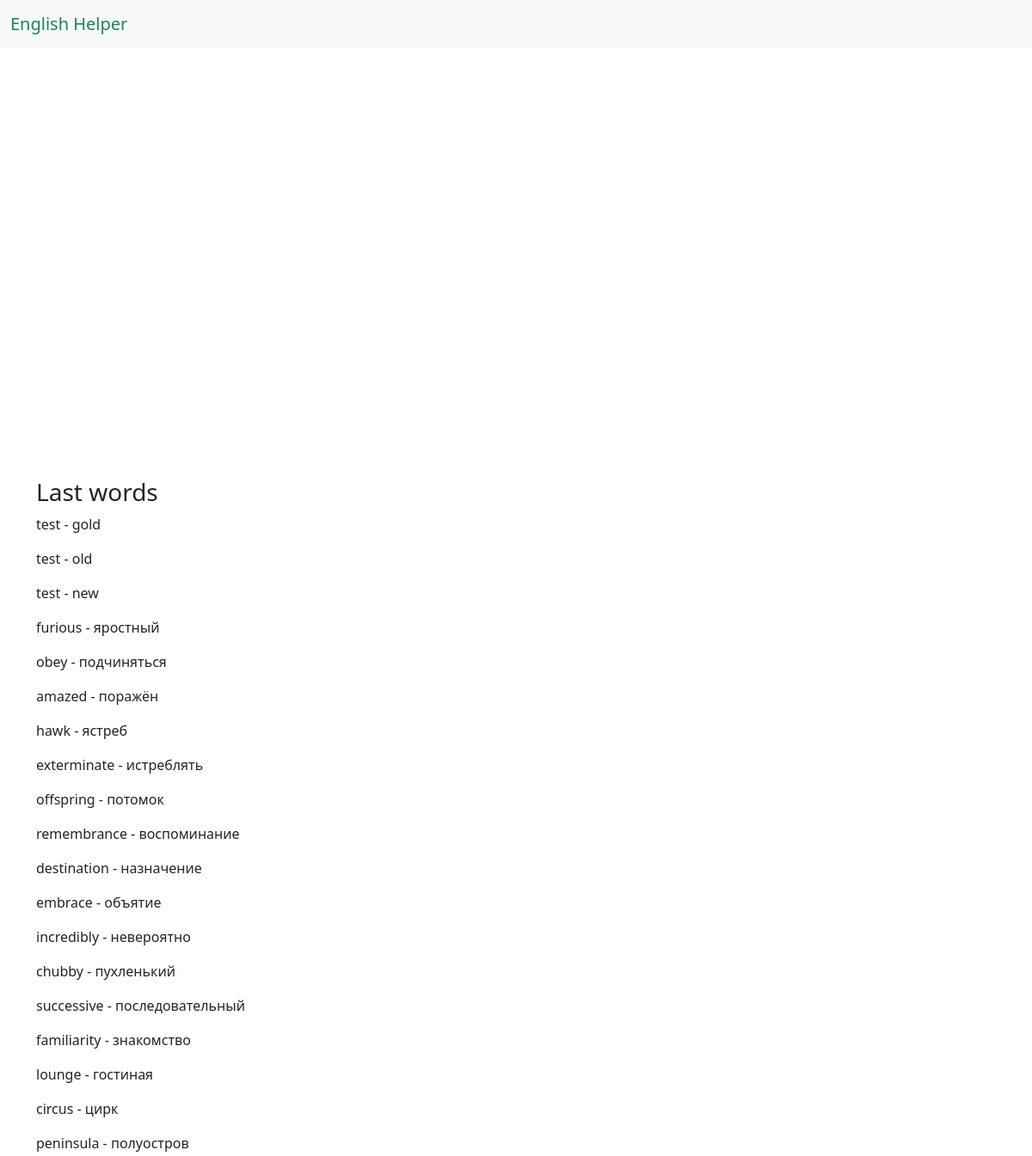
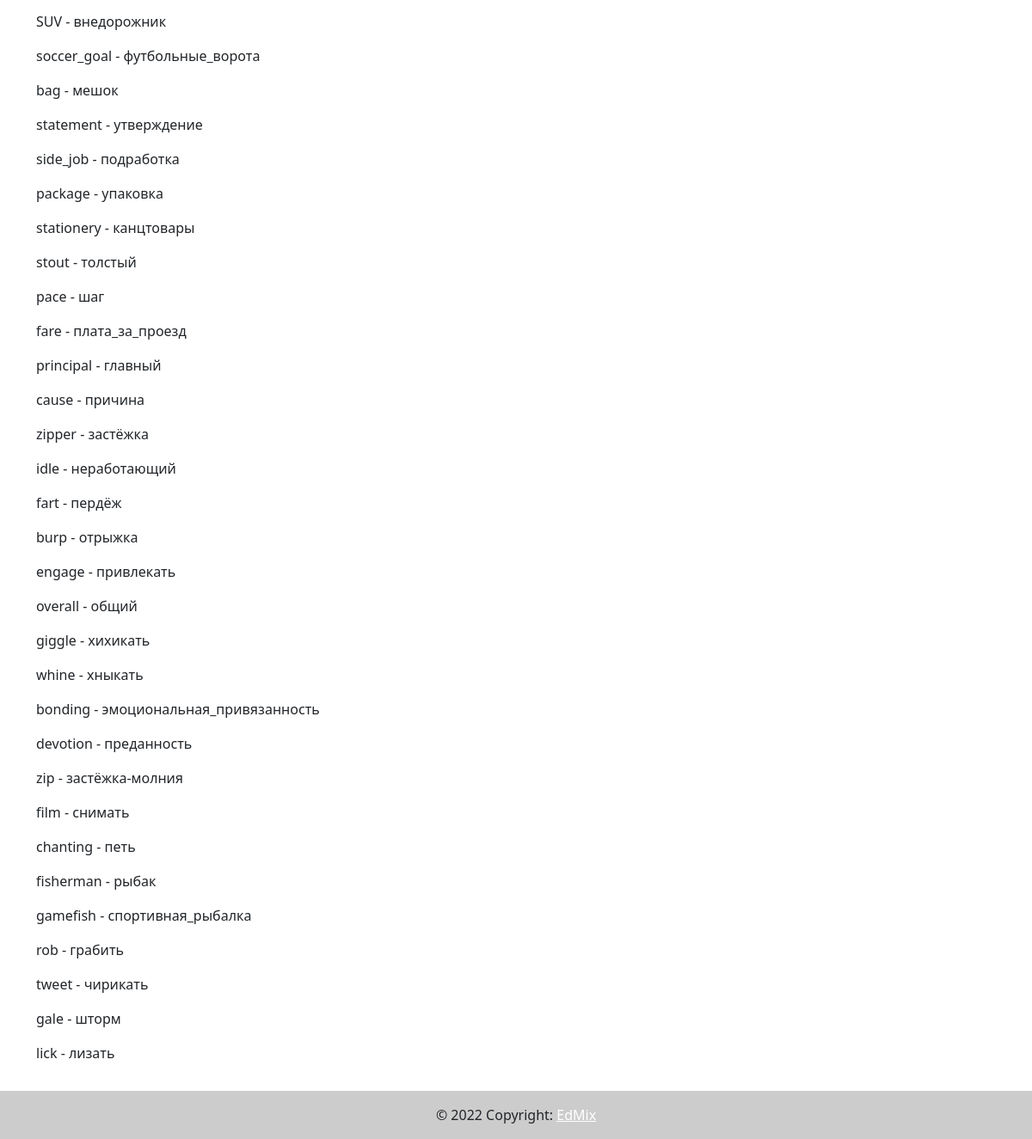
/words, run on an earlier commit of the app's database (2 pictures, top to bottom).
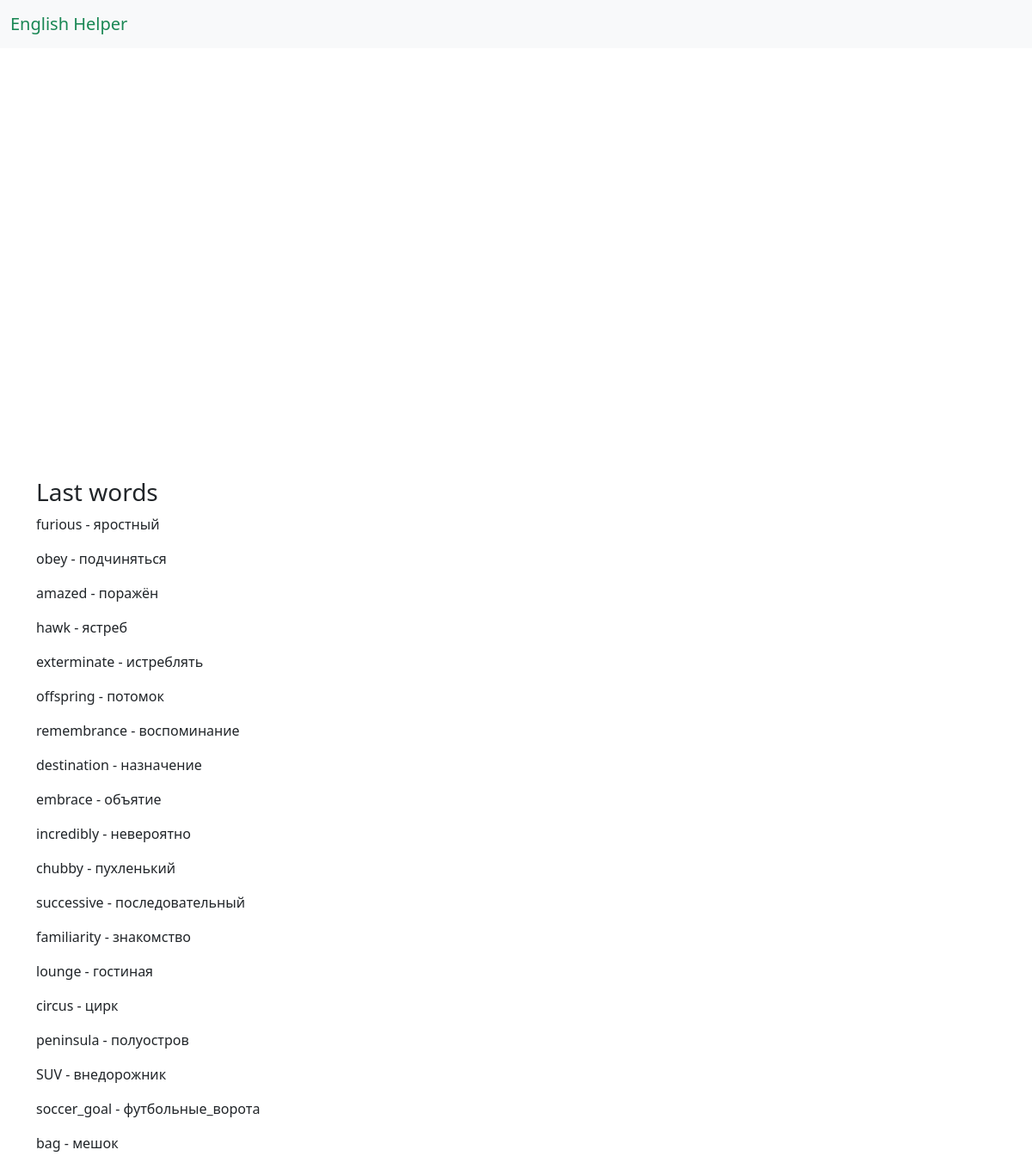
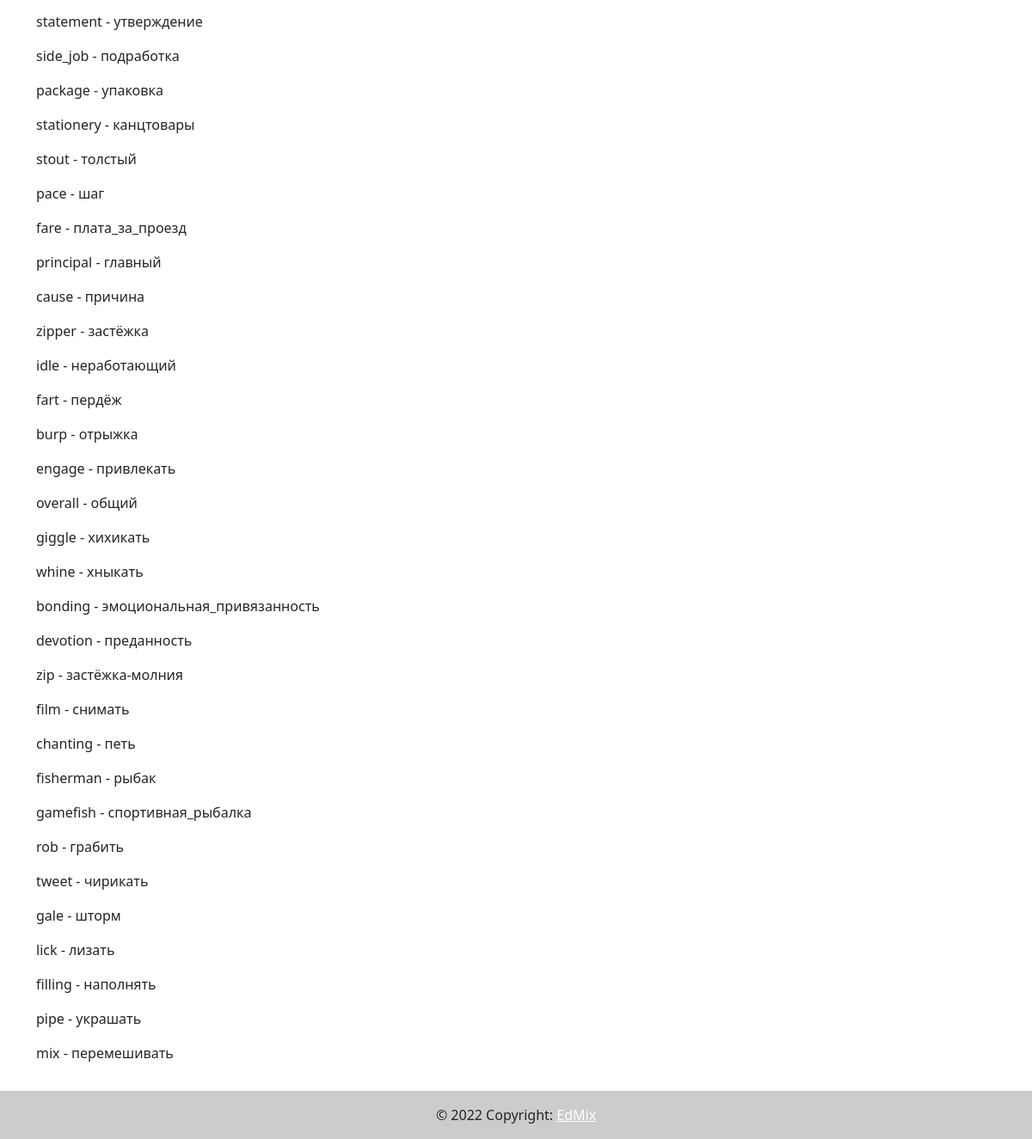
And on a later commit of the database (2 pictures, top to bottom).
### tables this page shows
CREATE TABLE words (english, russian);

### app.py (the view)
@app.route('/words')
def words():
    with sqlite3.connect('english.db') as con:
        cur = con.cursor()
        cur.execute("SELECT * FROM words")
        words = cur.fetchall()
        words.reverse()
    context = {
        'words': words[:50],
    }
    return render_template('words.html', **context)

### templates/words.html (shortened to what this page needs)
{% extends 'base.html' %}
{% block content %}
    <div id="top_x_div" style="width: 800px; height: 500px;"></div>
    <h3>Last words</h3>
    {% for word in words %}
        <p>{{ word[0] }} - {{ word[1] }}</p>
    {% endfor %}
{% endblock %}

### templates/base.html (shortened to what this page needs)
<!DOCTYPE html>
<html lang="en">
<head>
    <link rel="stylesheet" href="https://cdn.jsdelivr.net/npm/bootstrap@5.1.3/dist/css/bootstrap.min.css">
</head>
<body>
    <nav class="navbar bg-light">
        <div class="container-fluid">
            <a class="navbar-brand text-success" href="/">English Helper</a>
        </div>
    </nav>
    <div class="container">
        {% block content %}{% endblock %}
        <br>
        <br>
        <br>
    </div>
    <footer class="fixed-bottom">
        <div class="text-center p-3" style="background-color: rgba(0, 0, 0, 0.2)">
            © 2022 Copyright:
            <a class="text-white" href="https://edmix.herokuapp.com/">EdMix</a>
        </div>
    </footer>
</body>
</html>

What changed in the data, as far as the page shows it:
removed words: english "test", russian "gold"
removed words: english "test", russian "old"
removed words: english "test", russian "new"
now on this page (row unchanged): words: english "filling", russian "наполнять"
now on this page (row unchanged): words: english "pipe", russian "украшать"
now on this page (row unchanged): words: english "mix", russian "перемешивать"
